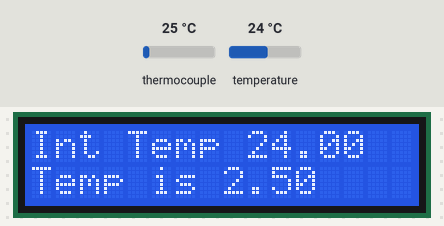
A sketch run on a simulated Arduino Uno, built with avr-gcc and run on an emulated ATmega328P. On the bench: 16×2 character LCD. Inputs (shaded band) come from the test bench; at power-on: thermocouple 25 °C, temperature 24 °C.

Above: at 1.7 s.
1.8 s: thermocouple set to 6 °C
At 2.9 s:
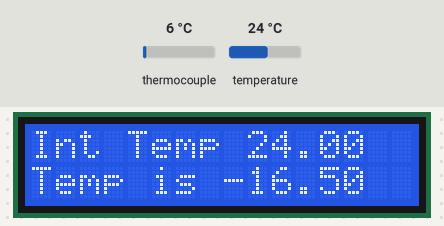
4.0 s: temperature set to 12 °C
At 5.0 s:
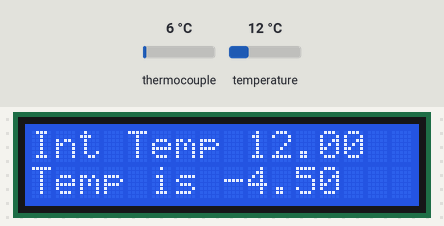
6.1 s: thermocouple set to 75 °C
At 7.0 s:
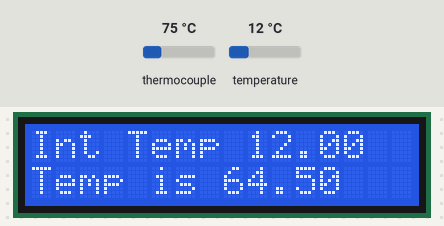
8.1 s: temperature set to 19 °C
At 9.1 s:
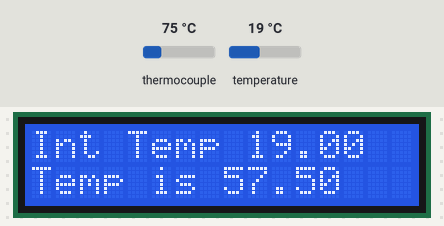
10.1 s: thermocouple set to 150 °C
At 11.2 s:
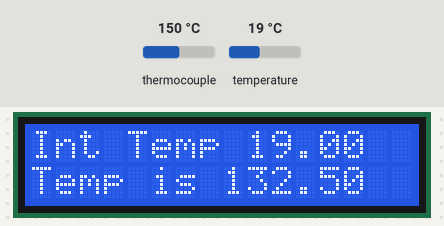
12.1 s: temperature set to 28 °C
At 13.3 s:
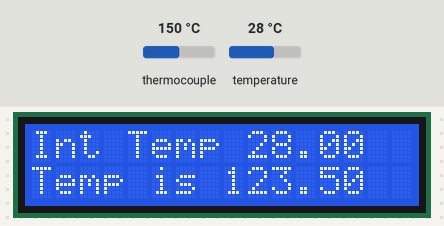
Timing chart, 0 to 15.1 s (numbered marks = the images above; inputs shaded):
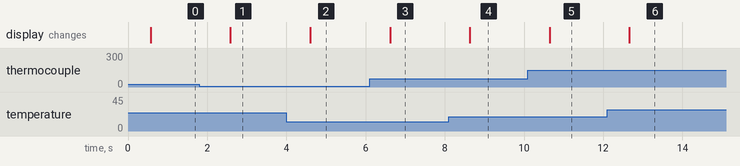

Measured:
- after the input at 1.8 s, the display: changes after 0.79 s (image 1)
- after the input at 4.0 s, the display: changes after 0.60 s (image 2)
- after the input at 6.1 s, the display: changes after 0.52 s (image 3)
- after the input at 8.1 s, the display: changes after 0.53 s (image 4)
- after the input at 10.1 s, the display: changes after 0.55 s (image 5)
- after the input at 12.1 s, the display: changes after 0.56 s (image 6)

The sketch:

Thermocouple_project.ino
```cpp
#include <SPI.h>
//#include <Wire.h>
#include "Adafruit_MAX31855.h"

#include <LiquidCrystal.h>
int rs = 8;
int en = 9;
int d4 = 10;
int d5 = 11;
int d6 = 12;
int d7 = 13;

#define SO   3
#define CS   4
#define SCK  2

Adafruit_MAX31855 Thermocouple(SCK,CS,SO);
LiquidCrystal lcd(rs,en,d4,d5,d6,d7);

float int_temp;
float temp;

void setup() {
  Serial.begin(9600);
  lcd.begin(16,2);
  delay(500); // waiting for max to stabilize
  lcd.clear();

}

void loop() {

    lcd.clear();
    lcd.setCursor(0,0);
    int_temp = Thermocouple.readInternal();
    lcd.print("Int Temp ");
    lcd.print(int_temp);
    temp = Thermocouple.readCelsius();
    lcd.setCursor(0,1);
    lcd.print("Temp is ");
    lcd.print(temp-int_temp+1.5);
    delay(1000);

}
```
